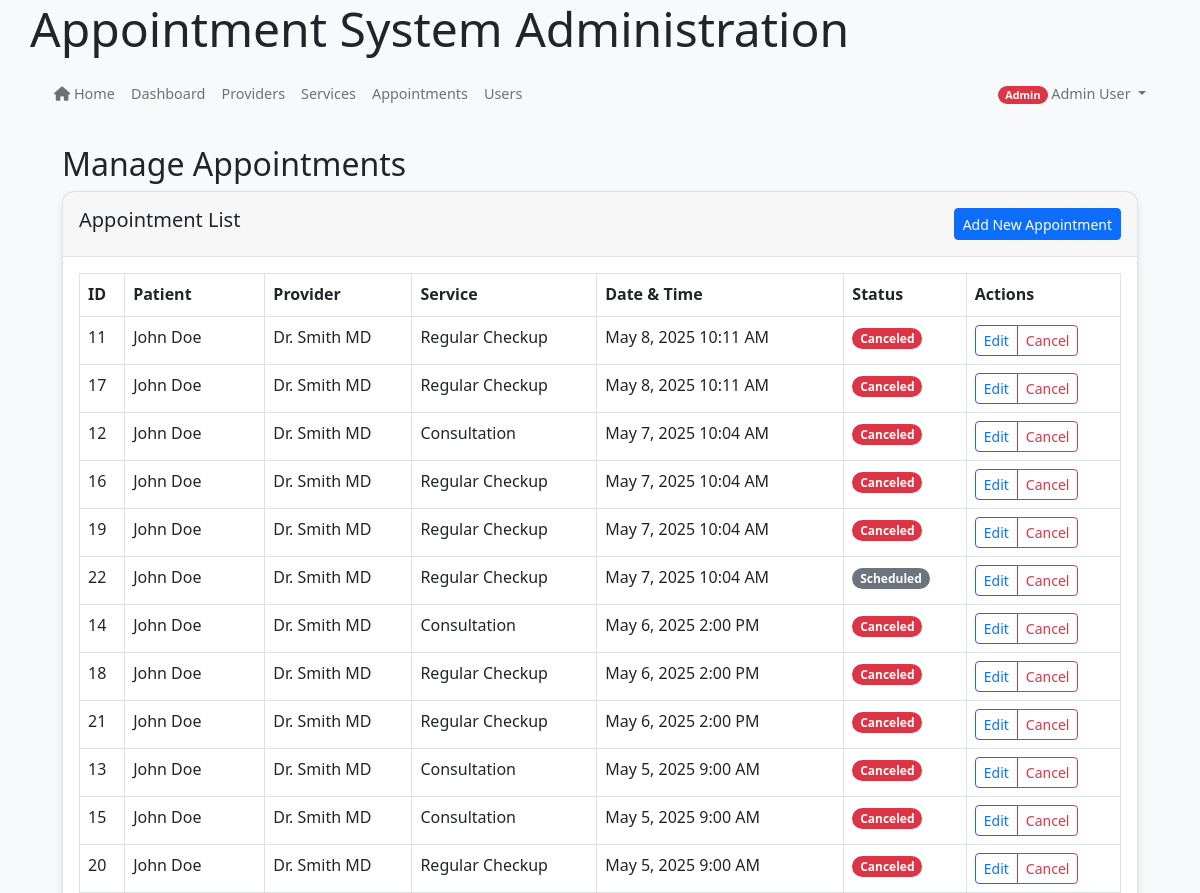
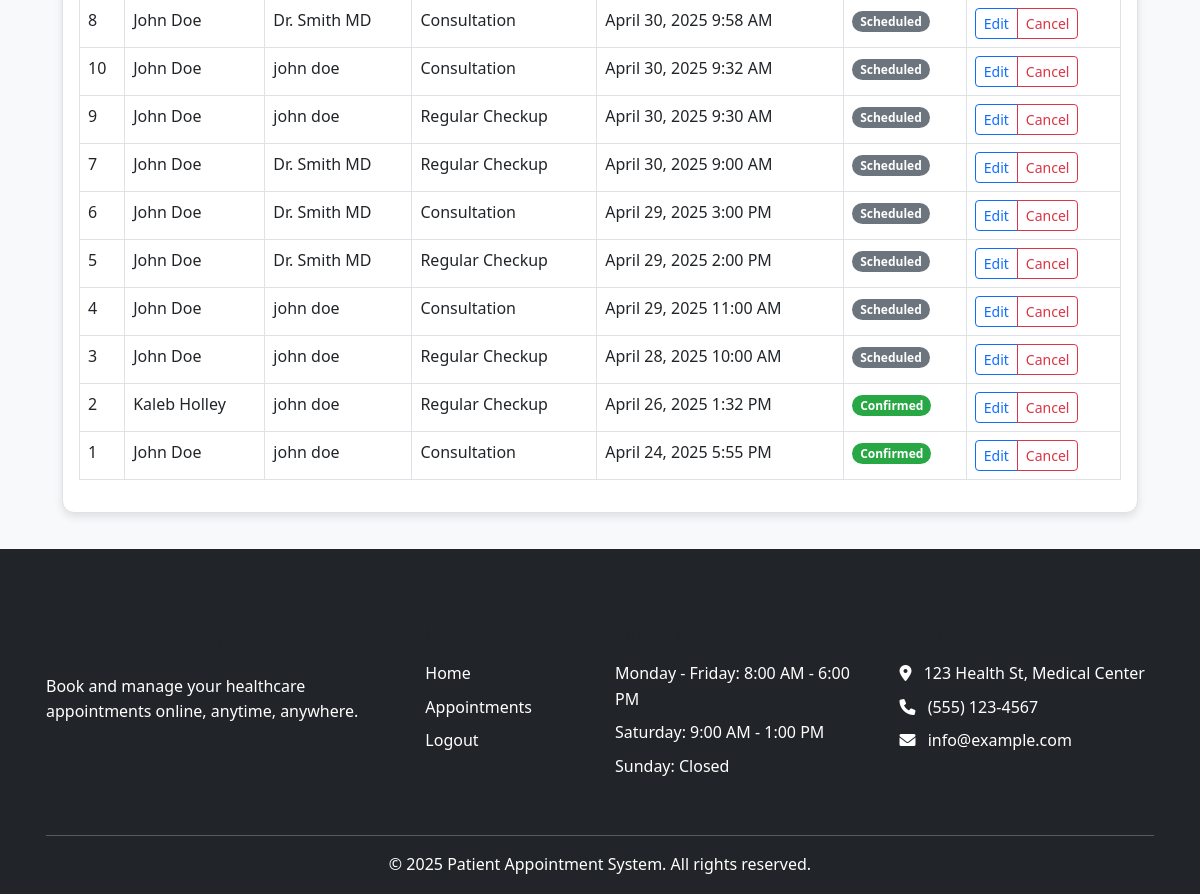
/index.php/admin/appointments (signed in), run on the app's committed database (2 pictures, top to bottom).
### tables this page shows
CREATE TABLE IF NOT EXISTS `appointments` (
  `appointment_id` int(11) NOT NULL AUTO_INCREMENT,
  `patient_id` int(11) NOT NULL,
  `provider_id` int(11) NOT NULL,
  `service_id` int(11) NOT NULL,
  `appointment_date` date NOT NULL,
  `start_time` time NOT NULL,
  `end_time` time NOT NULL,
  `status` enum('scheduled','confirmed','completed','canceled','no_show') NOT NULL DEFAULT 'scheduled',
  `type` enum('in_person','virtual','phone') NOT NULL DEFAULT 'in_person',
  `notes` text DEFAULT NULL,
  `reason` text DEFAULT NULL,
  `reminder_sent` tinyint(1) DEFAULT 0,
  `confirmed_at` datetime DEFAULT NULL,
  `canceled_at` datetime DEFAULT NULL,
  `created_at` datetime DEFAULT current_timestamp(),
  `updated_at` datetime DEFAULT current_timestamp(),
  PRIMARY KEY (`appointment_id`),
  KEY `patient_id` (`patient_id`),
  KEY `provider_id` (`provider_id`),
  KEY `service_id` (`service_id`)
);

CREATE TABLE IF NOT EXISTS `services` (
  `service_id` int(11) NOT NULL,
  `name` varchar(255) NOT NULL,
  `description` text DEFAULT NULL,
  `duration` int(11) DEFAULT 30,
  `price` decimal(10,2) DEFAULT NULL,
  `is_active` tinyint(1) DEFAULT 1,
  `created_at` timestamp NOT NULL DEFAULT current_timestamp(),
  PRIMARY KEY (`service_id`)
);

### controllers/admin_controller.php (called while the page is built, shortened)
<?php
require_once MODEL_PATH . '/Appointment.php';
class AdminController {
    protected $appointmentModel;
    public function __construct() {
        $this->db = get_db();
        $this->appointmentModel = new Appointment($this->db);
    }
    public function appointments($action = 'list', $id = null) {
        $appointments = $this->appointmentModel->getAllAppointments();
        include VIEW_PATH . '/admin/appointments.php';
    }
}

### public_html/bootstrap.php (called while the page is built, shortened)
<?php
require_once APP_ROOT . '/core/helpers.php';
require_once CORE_PATH . '/helpers.php';
function get_db() {
    static $db = null;
    if ($db === null) {
        if (defined('DB_HOST') && defined('DB_USER') && defined('DB_PASS') && defined('DB_NAME')) {
            $db = new mysqli(DB_HOST, DB_USER, DB_PASS, DB_NAME);
            $db->set_charset('utf8mb4');
        } else {
            throw new Exception("Database constants not defined");
        }
    }
    return $db;
}
return true;

### models/Appointment.php (called while the page is built, shortened)
<?php
class Appointment {
    private $db;
    public function __construct($db) {
        $this->db = $db;
    }
    public function getAllAppointments() {
        try {
            $query = "SELECT a.*,
                CONCAT(p.first_name, ' ', p.last_name) AS patient_name,
                CONCAT(pr.first_name, ' ', pr.last_name) AS provider_name,
                s.name AS service_name
                FROM appointments a
                JOIN users p ON a.patient_id = p.user_id
                JOIN users pr ON a.provider_id = pr.user_id
                JOIN services s ON a.service_id = s.service_id
                ORDER BY a.appointment_date DESC, a.start_time DESC";
            $result = $this->db->query($query);
            $appointments = [];
            if ($result && $result->num_rows > 0) {
                while ($row = $result->fetch_assoc()) {
                    $appointments[] = $row;
                }
            }
            return $appointments;
        } catch (Exception $e) {
            error_log("Error getting all appointments: " . $e->getMessage());
            return [];
        }
    }
}
?>

### core/helpers.php (called while the page is built, shortened)
<?php
function base_url($path = '') {
    $protocol = isset($_SERVER['HTTPS']) && $_SERVER['HTTPS'] !== 'off' ? 'https' : 'http';
    $host = $_SERVER['HTTP_HOST'];
    $script_name = $_SERVER['SCRIPT_NAME'];
    $base_dir = dirname($script_name);
    $base_url = "{$protocol}://{$host}{$base_dir}";
    $base_url = rtrim($base_url, '/');
    $path = ltrim($path, '/');
    return $path ? "{$base_url}/{$path}" : $base_url;
}

### views/admin/appointments.php (the view, shortened to what this page needs)
<?php include VIEW_PATH . '/partials/header.php'; ?>
<div class="container">
    <h2>Manage Appointments</h2>
    <div class="row mb-3">
        <div class="col-md-12">
            <div class="card">
                <div class="card-header d-flex justify-content-between">
                    <h5>Appointment List</h5>
                    <button type="button" class="btn btn-primary btn-sm" data-bs-toggle="modal" data-bs-target="#addAppointmentModal">
                        Add New Appointment
                    </button>
                </div>
                <div class="card-body">
                    <div class="table-responsive">
                        <table class="table table-bordered table-hover">
                            <thead>
                                <tr>
                                    <th>ID</th>
                                    <th>Patient</th>
                                    <th>Provider</th>
                                    <th>Service</th>
                                    <th>Date & Time</th>
                                    <th>Status</th>
                                    <th>Actions</th>
                                </tr>
                            </thead>
                            <tbody>
                                <?php if(!empty($appointments)): ?>
                                    <?php foreach ($appointments as $appointment): ?>
                                    <tr>
                                        <td><?= $appointment['appointment_id'] ?></td>
                                        <td><?= htmlspecialchars($appointment['patient_name'] ?? 'N/A') ?></td>
                                        <td><?= htmlspecialchars($appointment['provider_name'] ?? 'N/A') ?></td>
                                        <td><?= htmlspecialchars($appointment['service_name'] ?? 'N/A') ?></td>
                                        <td><?= date('F j, Y g:i A', strtotime($appointment['appointment_date'] . ' ' . $appointment['start_time'])) ?></td>
                                        <td>
                                            <span class="badge bg-<?=
                                                $appointment['status'] === 'confirmed' ? 'success' :
                                                ($appointment['status'] === 'pending' ? 'warning' :
                                                ($appointment['status'] === 'canceled' ? 'danger' : 'secondary'))
                                            ?>">
                                                <?= ucfirst($appointment['status']) ?>
                                            </span>
                                        </td>
                                        <td>
                                            <div class="btn-group btn-group-sm">
                                                <a href="<?= base_url('index.php/admin/appointments/edit/' . $appointment['appointment_id']) ?>" class="btn btn-outline-primary">Edit</a>
                                                <button type="button" class="btn btn-outline-danger" data-bs-toggle="modal" data-bs-target="#deleteAppointmentModal<?= $appointment['appointment_id'] ?>">Cancel</button>
                                            </div>
                                        </td>
                                    </tr>
                                    <?php endforeach; ?>
                                <?php else: ?>
                                    <tr>
                                        <td colspan="7" class="text-center">No appointments found</td>
                                    </tr>
                                <?php endif; ?>
                            </tbody>
                        </table>
                    </div>
                </div>
            </div>
        </div>
    </div>
</div>
<?php include VIEW_PATH . '/partials/footer.php'; ?>

### views/partials/header.php (style rules this page uses)
body { padding-top: 20px; padding-bottom: 20px; font-family: 'Segoe UI', Tahoma, Geneva, Verdana, sans-serif; }
.card { margin-bottom: 20px; border-radius: 12px; box-shadow: 0 4px 8px rgba(0,0,0,0.1); transition: transform 0.2s ease-in-out; }

### views/partials/footer.php (style rules this page uses)
html, body { height: 100%; margin: 0; padding: 0; }
body { display: flex; flex-direction: column; min-height: 100vh; }
.container { flex: 1 0 auto; }

### data on the page
appointments: appointment_id "11", patient_name "John Doe", provider_name "Dr. Smith MD", service.name "Regular Checkup", appointment_date+start_time "May 8, 2025 10:11 AM", status "Canceled"
appointments: appointment_id "17", patient_name "John Doe", provider_name "Dr. Smith MD", service.name "Regular Checkup", appointment_date+start_time "May 8, 2025 10:11 AM", status "Canceled"
appointments: appointment_id "12", patient_name "John Doe", provider_name "Dr. Smith MD", service.name "Consultation", appointment_date+start_time "May 7, 2025 10:04 AM", status "Canceled"
appointments: appointment_id "16", patient_name "John Doe", provider_name "Dr. Smith MD", service.name "Regular Checkup", appointment_date+start_time "May 7, 2025 10:04 AM", status "Canceled"
appointments: appointment_id "19", patient_name "John Doe", provider_name "Dr. Smith MD", service.name "Regular Checkup", appointment_date+start_time "May 7, 2025 10:04 AM", status "Canceled"
appointments: appointment_id "22", patient_name "John Doe", provider_name "Dr. Smith MD", service.name "Regular Checkup", appointment_date+start_time "May 7, 2025 10:04 AM", status "Scheduled"
appointments: appointment_id "14", patient_name "John Doe", provider_name "Dr. Smith MD", service.name "Consultation", appointment_date+start_time "May 6, 2025 2:00 PM", status "Canceled"
appointments: appointment_id "18", patient_name "John Doe", provider_name "Dr. Smith MD", service.name "Regular Checkup", appointment_date+start_time "May 6, 2025 2:00 PM", status "Canceled"
appointments: appointment_id "21", patient_name "John Doe", provider_name "Dr. Smith MD", service.name "Regular Checkup", appointment_date+start_time "May 6, 2025 2:00 PM", status "Canceled"
appointments: appointment_id "13", patient_name "John Doe", provider_name "Dr. Smith MD", service.name "Consultation", appointment_date+start_time "May 5, 2025 9:00 AM", status "Canceled"
appointments: appointment_id "15", patient_name "John Doe", provider_name "Dr. Smith MD", service.name "Consultation", appointment_date+start_time "May 5, 2025 9:00 AM", status "Canceled"
appointments: appointment_id "20", patient_name "John Doe", provider_name "Dr. Smith MD", service.name "Regular Checkup", appointment_date+start_time "May 5, 2025 9:00 AM", status "Canceled"
appointments: appointment_id "8", patient_name "John Doe", provider_name "Dr. Smith MD", service.name "Consultation", appointment_date+start_time "April 30, 2025 9:58 AM", status "Scheduled"
appointments: appointment_id "10", patient_name "John Doe", provider_name "john doe", service.name "Consultation", appointment_date+start_time "April 30, 2025 9:32 AM", status "Scheduled"
appointments: appointment_id "9", patient_name "John Doe", provider_name "john doe", service.name "Regular Checkup", appointment_date+start_time "April 30, 2025 9:30 AM", status "Scheduled"
appointments: appointment_id "7", patient_name "John Doe", provider_name "Dr. Smith MD", service.name "Regular Checkup", appointment_date+start_time "April 30, 2025 9:00 AM", status "Scheduled"
appointments: appointment_id "6", patient_name "John Doe", provider_name "Dr. Smith MD", service.name "Consultation", appointment_date+start_time "April 29, 2025 3:00 PM", status "Scheduled"
appointments: appointment_id "5", patient_name "John Doe", provider_name "Dr. Smith MD", service.name "Regular Checkup", appointment_date+start_time "April 29, 2025 2:00 PM", status "Scheduled"
appointments: appointment_id "4", patient_name "John Doe", provider_name "john doe", service.name "Consultation", appointment_date+start_time "April 29, 2025 11:00 AM", status "Scheduled"
appointments: appointment_id "3", patient_name "John Doe", provider_name "john doe", service.name "Regular Checkup", appointment_date+start_time "April 28, 2025 10:00 AM", status "Scheduled"
appointments: appointment_id "2", patient_name "Kaleb Holley", provider_name "john doe", service.name "Regular Checkup", appointment_date+start_time "April 26, 2025 1:32 PM", status "Confirmed"
appointments: appointment_id "1", patient_name "John Doe", provider_name "john doe", service.name "Consultation", appointment_date+start_time "April 24, 2025 5:55 PM", status "Confirmed"

### other printed values
$userRole "Admin"
$userName "Admin User"
